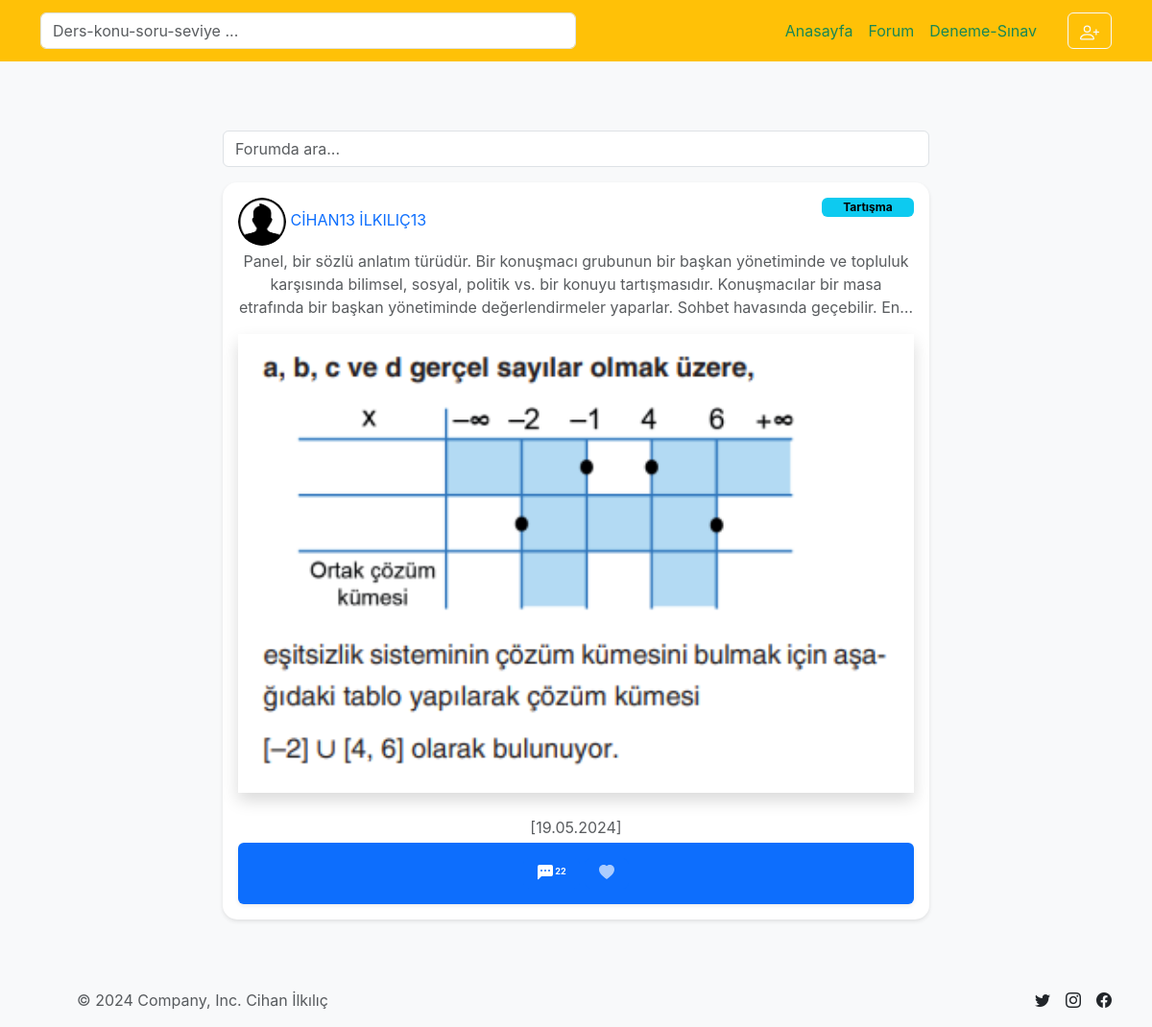
The page /forum/discover/ on the database its author committed.
### forum/models.py (models this page shows, shortened)
class FORUM(models.Model):
    topic_type  = (
        ('Genel', 'Genel'),
        ('Tartışma', 'Tartışma'),
        ('Soru-Cevap', 'Soru-Cevap'),
    )
    author=models.ForeignKey(User,on_delete = models.CASCADE,verbose_name="ENTRY YAZAN KİŞİ")
    text=models.TextField(verbose_name="Forum Metin",blank=True, null=True)
    topic_type=models.CharField(choices=topic_type,max_length=50,verbose_name="Konu Türü(Tipi)",null=True)
    number_of_answers=models.CharField(max_length=50,verbose_name="Cevap Sayısı",null=True,default="0")
    last_reply_date=models.CharField(max_length=50,verbose_name="Son Cevap Tarihi",default="0")
    created_date=models.DateTimeField(auto_now=True,verbose_name="Oluşturma Tarihi")
    forum_image=models.ImageField(upload_to='forum/',blank=True, null=True, verbose_name="Foruma Fotoğraf Ekleyin")

### forum/views.py (the view)
# urls.py: path('discover/',views.discover, name='discover'),
def discover(request):
    get_forum = FORUM.objects.all().order_by('-created_date')
    for forum in get_forum:
        author_profile = Profile.objects.get(author=forum.author)
        forum.author_avatar_url = author_profile.avatars.url if author_profile.avatars else None
    context = {
        'get_forum': get_forum
    }
    return render(request, "quizbox/discover.html", context)

### templates/quizbox/discover.html (shortened to what this page needs)
{% include 'base/layout.html' %}
{% block body %}
</head>
<body>
<div class="container mt-2">
    <div class="row mb-3">
      <div class="col-md-8 offset-md-2">
        <div class="input-group">
          <input type="text" class="form-control" id="search2" placeholder="Forumda ara...">
        </div>
      </div>
    </div>
  <div class="row">
    <div class="col-md-8 offset-md-2">
      {% if get_forum %}
      {% for forum in get_forum %}
      <div class="card forum-card mb-3">
        <div class="card-body">
          <div class="media">
            {% if forum.author_avatar_url %}
                <img src="{{ forum.author_avatar_url}}" class="mr-3 rounded-circle align-self-center" width="50"  alt="{{ forum.author.first_name }} {{ forum.author.last_name }}">
            {% else %}
            <img src="https://bootdey.com/img/Content/avatar/avatar1.png" class="mr-3 rounded-circle align-self-center" width="50" alt="User">
            {% endif %}
            <span class="text-uppercase">
              <a class="link-offset-2 link-offset-3-hover link-underline link-underline-opacity-0 link-underline-opacity-75-hover" href="{% url "user:User_Profil" forum.author.pk %}">
              {{ forum.author.first_name }} {{ forum.author.last_name }}
            </a>
            </span>
            <span class="badge text-bg-info text-wrap" style=" float: right;width: 6rem;">{{forum.topic_type}}</span>
            <div class="media-body">
                <p class="card-text text-center text-muted mt-1">{{forum.text|truncatechars:272}}</p>
                {% if forum.forum_image %}
                <img src="{{forum.forum_image.url}}" class="card-img-top rounded-0 mx-auto d-block shadow p-3  bg-white rounded" /><br>
                {% endif %}
                <div class="d-flex justify-content-center  mb-1">
                    <p class="text-muted mb-0 text-uppercase">[<span class="font-weight-bold">{{ forum.created_date|date:"d.m.Y" }}]</span></p>
                </div>
            </div>
        </div>
          <div class="shadow-sm p-3 bg-primary rounded text-center ">
          <button  class="btn btn-primary" style="--bs-btn-padding-y: .25rem; --bs-btn-padding-x: .5rem; --bs-btn-font-size: .75rem;" type="button" id="comment_content_id_list" name="comment_content_id" data-forum-text-id="{{ forum.id }}" data-bs-toggle="modal" data-bs-target="#exampleModal" data-bs-whatever="@mdo">
            <span class="badge  ml-2 text-white">
              {{forum.number_of_answers}}</span>
            </button>
            {% if user.is_authenticated %}
            <button  class="btn btn-primary" style="--bs-btn-padding-y: .25rem; --bs-btn-padding-x: .5rem; --bs-btn-font-size: .75rem;"  id="like-btn" type="submit" data-questionid="{{ forum.pk }}">
            <span class="badge  ml-2 text-white">
              <svg xmlns="http://www.w3.org/2000/svg" width="16" height="16" fill="currentColor" class="bi bi-heart-fill" viewBox="0 0 16 16">
                <path fill-rule="evenodd" d="M8 1.314C12.438-3.248 23.534 4.735 8 15-7.534 4.736 3.562-3.248 8 1.314"/>
              </svg>
              <span id="like-count">{{ question.likes.count }}</span>
              </span>
            </button>
            {% else %}
            <button  class="btn btn-primary" disabled style="--bs-btn-padding-y: .25rem; --bs-btn-padding-x: .5rem; --bs-btn-font-size: .75rem;"  id="like-btn"  data-questionid="{{ forum.pk }}">
            <span class="badge  ml-2 text-white">
              <svg xmlns="http://www.w3.org/2000/svg" width="16" height="16" fill="currentColor" class="bi bi-heart-fill" viewBox="0 0 16 16">
                <path fill-rule="evenodd" d="M8 1.314C12.438-3.248 23.534 4.735 8 15-7.534 4.736 3.562-3.248 8 1.314"/>
              </svg>
              </span>
            </button>
            {% endif %}
          </div>
        </div>
      </div>
      {% endfor %}
      {% else %}
      yok
      {% endif %}
    </div>
  </div>
</div>
<br>
<br>
<br>
<br>
{% endblock body %}
{% include 'base/footer.html' %}

### templates/base/navbar.html (style rules this page uses)
body { font-family: -apple-system, BlinkMacSystemFont, 'Segoe UI', Roboto, Oxygen, Ubuntu, Cantarell, 'Open Sans', 'Helvetica Neue', sans-serif; background-color: #f8f9fa; padding-top: 20px; }

### templates/quizbox/discover.html (style rules this page uses)
body { background-color: #f8f9fa; }
.forum-card { border: none; border-radius: 15px; background-color: #ffffff; box-shadow: 0 2px 4px rgba(0, 0, 0, 0.1); }
.forum-card .media img { border-radius: 50%; }
.forum-card .shadow-sm { border-radius: 10px; }

### rows shown on the page
FORUM: author.first_name "CIHAN13", author.last_name "ILKILIÇ13", topic_type "Tartışma", text "Panel, bir sözlü anlatım türüdür. Bir konuşmacı grubunun bir başkan yönetiminde ve topluluk karşısında bilimsel, sosyal, politik vs. bir konuyu tartışmasıdır. Konuşmacılar bir masa etrafında bir başkan yönetiminde değerlendirmeler yaparlar. Sohbet havasında geçebilir. En…", forum_image (picture), created_date "19.05.2024", number_of_answers "22"
